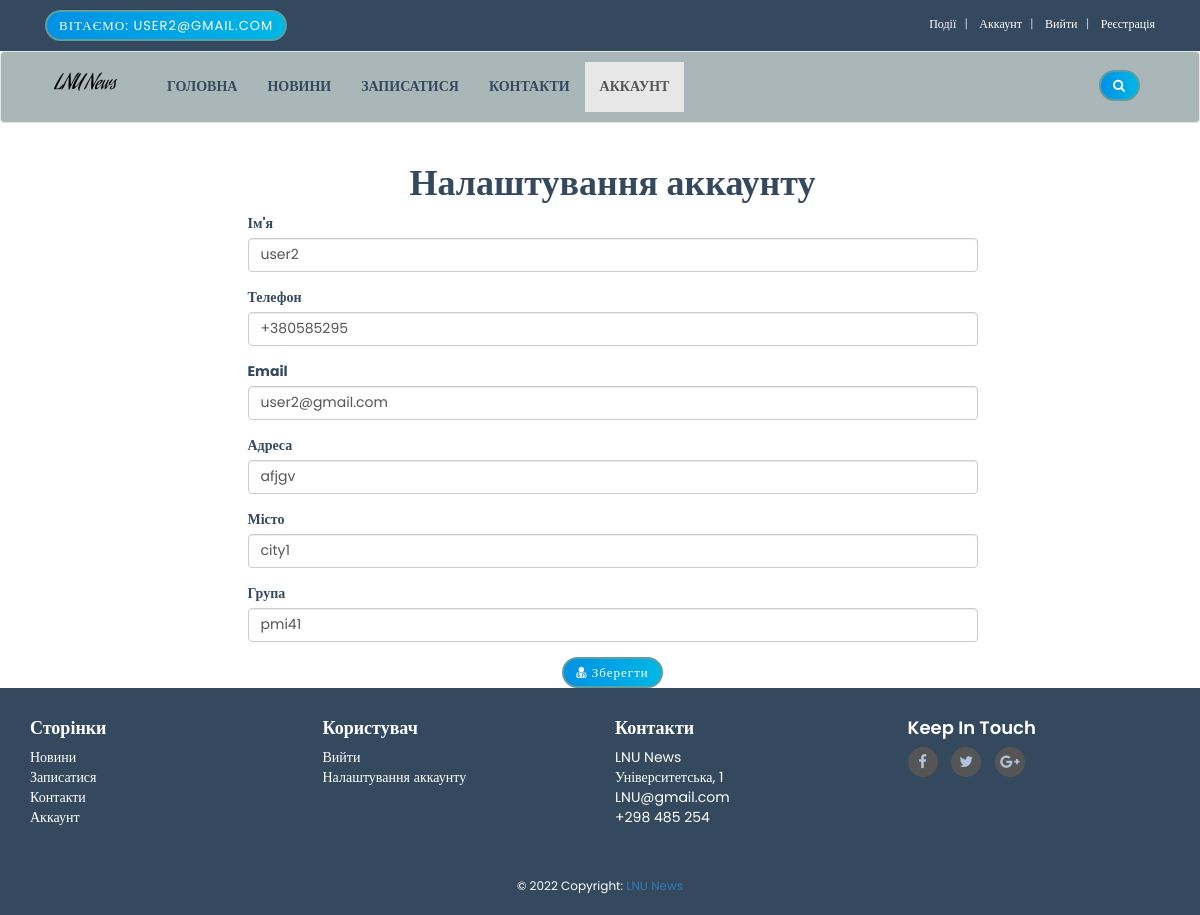
The page /checkout.php (signed in) on the database its author committed.
### tables this page shows
CREATE TABLE `customers` (
  `customer_id` int(10) NOT NULL,
  `customer_name` varchar(255) NOT NULL,
  `customer_phone` varchar(255) NOT NULL,
  `customer_email` varchar(255) NOT NULL,
  `customer_address` text NOT NULL,
  `customer_city` text NOT NULL,
  `customer_group` text NOT NULL,
  `customer_pass` varchar(255) NOT NULL,
  `customer_ip` varchar(100) NOT NULL
);

### customer/edit_acc.php (the view, shortened to what this page needs)
<?php
$customer_session = $_SESSION['customer_email'];
$get_customer = "select * from customers where customer_email='$customer_session'";
$run_customer = mysqli_query($con,$get_customer);
$row_customer = mysqli_fetch_array($run_customer);
$customer_name = $row_customer['customer_name'];
$customer_phone = $row_customer['customer_phone'];
$customer_email = $row_customer['customer_email'];
$customer_address = $row_customer['customer_address'];
$customer_city = $row_customer['customer_city'];
$customer_group = $row_customer['customer_group'];
?>
<h1 align="center">Налаштування аккаунту</h1>
<form action="" method="post" enctype="multipart/form-data">
    <div class="form-group">
       <label>Ім'я</label>
       <input type="text" class="form-control" name="c_name" value="<?php echo $customer_name; ?>" required>
    </div>
    <div class="form-group">
       <label>Телефон</label>
       <input type="text" class="form-control" name="c_phone" value="<?php echo $customer_phone; ?>" required>
    </div>
    <div class="form-group">
       <label>Email</label>
       <input type="text" class="form-control" name="c_email" value="<?php echo $customer_email; ?>" required>
    </div>
    <div class="form-group">
       <label>Адреса</label>
       <input type="text" class="form-control" name="c_address" value="<?php echo $customer_address; ?>" required>
    </div>
    <div class="form-group">
       <label>Місто</label>
       <input type="text" class="form-control" name="c_city" value="<?php echo $customer_city; ?>" required>
    </div>
    <div class="form-group">
       <label>Група</label>
       <input type="text" class="form-control" name="c_group" value="<?php echo $customer_group; ?>" required>
    </div>
    <div class="text-center">
       <button type="submit" name="update" class="btn btn-primary">
       <i class="fa fa-user-md"></i> Зберегти
       </button>
   </div>
</form>

### styles/style.css (style rules this page uses)
body { font-size: 14px; line-height: 1.42857143; color: #34495E; background: #ffffff; overflow-x: hidden; }
.btn-primary { font-family: Raleway-SemiBold; font-size: 13px; color: #B0C4DE; letter-spacing: 1px; line-height: 15px; border: 2px solid #5F9EA0; border-radius: 40px; background: transparent; background-color: #fff !important; transition: all 0.3s ease 0s; }
.form-group { color: #34495E; }

### styles/version/tech.css (style rules this page uses)
body { background-color: #ffffff; }
h1, h2, h3, h4, h5, body, .navbar-toggleable-md .navbar-nav .nav-link, .market-header, .btn, .dropdown-item, .form-control, p { font-family: 'Poppins', serif !important; }
h1, h2, h3, h4, h5 { font-weight: 600; }
.btn, .page-link:hover, .page-link:focus, .btn:hover, .btn:focus { color: #ffffff !important; background: rgba(0, 0, 0, 0) linear-gradient(to right, #0091e5 0px, #00b7e5 100%) repeat scroll 0 0 !important }

### rows shown on the page
customers: c_name "user2", c_phone "+380585295", c_email "user2@gmail.com", c_address "afjgv", c_city "city1", c_group "pmi41"

### other values the page prints
$_SESSION['customer_email'] "USER2@GMAIL.COM"
